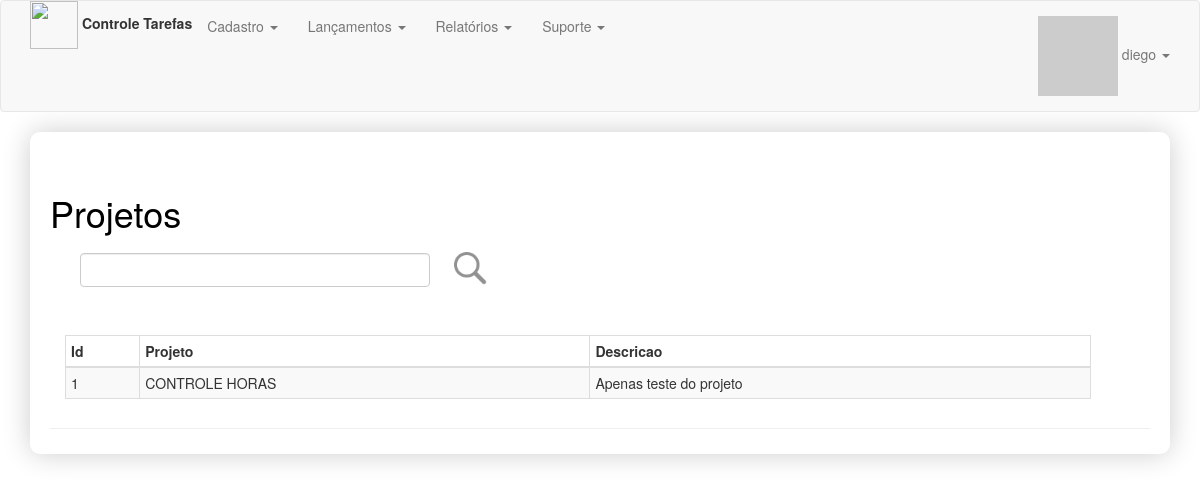
Page /admin/projetos/lista (signed in) on the committed database.
### app/models.py (models this page shows, shortened)
class User(UserMixin, db.Model):
    __tablename__ = 'users'
    id = db.Column(db.Integer, primary_key=True, autoincrement=True)
    email = db.Column(db.String(64), nullable=False, unique=True, index=True)
    username = db.Column(db.String(64), nullable=False, unique=True, index=True)
    is_admin = db.Column(db.Boolean)
    password_hash = db.Column(db.String(256))
    name = db.Column(db.String(64))
    location = db.Column(db.String(64))
    bio = db.Column(db.Text)
    member_since = db.Column(db.DateTime(), default=datetime.utcnow)
    avatar_hash = db.Column(db.String(256))
    talks = db.relationship('Talk', lazy='dynamic', backref='author')
    @property
    def password(self):
        raise AttributeError('password is not a readable attribute')
    def gravatar(self, size=100, default='identicon', rating='g'):
        if request.is_secure:
            url = 'https://secure.gravatar.com/avatar'
        else:
            url = 'http://www.gravatar.com/avatar'
        hash = self.avatar_hash or hashlib.md5(self.email.encode('utf-8')).hexdigest()
        return "{url}/{hash}?s={size}&d={default}&r={rating}".format(url=url, hash=hash, size=size, default=default, rating=rating)

class Projeto(db.Model):
    __tablename__= 'projeto'
    id = db.Column(db.Integer, primary_key=True, autoincrement=True)
    nome = db.Column(db.Text())
    cliente_id = db.Column(db.Integer, db.ForeignKey('clientes.id'))
    descricao = db.Column(db.Text())
    clientes = db.relationship('Cliente', backref="clientes", lazy=True)

### app/projetos/routes.py (the view)
@projetos.route('/lista', methods=['GET', 'POST'])
def projetoLista():
    if request.form.get('remover') == 'submitFiltro':
        filtro = request.form.get('txtFiltro')
        if filtro is None or filtro == "":
            projetoLista = Projeto.query.all()
        else:
            projetoLista = Projeto.query.filter(or_(Projeto.id.like('%' + filtro + '%'),
                                                    Projeto.nome.like('%' + filtro + '%')) |
                                                    Projeto.descricao.like('%' + filtro + '%'))
    else:
        projetoLista = Projeto.query.all()
    return render_template('projetos/projetosCadastroLista.html', projetoLista=projetoLista)

### app/models.py (called while the page is built)
@login_manager.user_loader
def load_user(user_id):
    return User.query.get(int(user_id))

### app/templates/projetos/projetosCadastroLista.html
{% extends "base.html" %}
{% block page_content %}
<div class="page-header" style="">
    <div class="container">
        <div class="row">
            <h1>Projetos</h1>
            <div class="col-sm-12">
                <form method="post" action="/admin/projetos/lista">
                    <div class="col-sm-4" style="padding-top:10px">
                        <input name="txtFiltro" class="form-control" type="text" title="filtro">
                    </div>
                    <input type="image" src="{{ url_for('static', filename='imagens/search.png') }}" width="48"
                           height="48" value="submitFiltro" name="submitFiltro">
                </form>
            </div>
        </div>
        <br/>
        <br/>
        <div class="table-responsive">
            <table class="table table-striped table-bordered table-hover table-condensed" style="width:90%">
                <thead class="thead-dark">
                <tr>
                    <th>Id</th>
                    <th>Projeto</th>
                    <th>Descricao</th>
                </tr>
                </thead>
                {% for projeto in projetoLista %}
                <tbody>
                <tr>
                    <td>{{projeto.id}}</td>
                    <td>{{projeto.nome}}</td>
                    <td>{{projeto.descricao}}</td>
                </tr>
                </tbody>
                {% endfor %}
            </table>
        </div>
    </div>
</div>
{% endblock %}

### app/templates/base.html (shortened to what this page needs)
{% extends "bootstrap/base.html" %}
{% block head %}
{{ super() }}
{% endblock %}
{% block styles %}
{{ super() }}
    <link rel="stylesheet" type="text/css" href="{{ url_for('static', filename='css/estilo.css') }}">
{% endblock %}
{% block navbar %}
<div class="navbar navbar-default" role="navigation">
    <div class="container">
        <div class="nav navbar-nav navbar-left">
           <img src="{{ url_for('static', filename='imagens/time.png') }}" width="48" height="48">
            <label>Controle Tarefas</label>
        </div>
        <ul class="nav navbar-nav">
            {% if ((current_user.is_authenticated) and (current_user.is_admin)) %}
            <li class="dropdown">
                <a class="dropdown-toggle" data-toggle="dropdown" href="#">Cadastro
                    <span class="caret"></span></a>
            </li>
            {% endif %}
            {% if (current_user.is_authenticated)%}
            <li class="dropdown">
            <a class="dropdown-toggle" data-toggle="dropdown" href="#">Lançamentos
                <span class="caret"></span></a>
            </li>
            <li class="dropdown">
                <a class="dropdown-toggle" data-toggle="dropdown" href="#">Relatórios
                    <span class="caret"></span></a>
            </li>
            <li class="dropdown">
                <a class="dropdown-toggle" data-toggle="dropdown" href="#">Suporte
                    <span class="caret"></span></a>
            </li>
            {% endif %}
        </ul>
        <ul class="nav navbar-nav navbar-right">
            {% if not current_user.is_authenticated %}
            <li><a href="{{ url_for('auth.login') }}">Login</a></li>
            {% else %}
            <li class="dropdown">
                <a href="#" class="dropdown-toggle" data-toggle="dropdown">
                    <img src="{{ current_user.gravatar(size=18) }}">
                    {{ current_user.username }}
                    <b class="caret"></b>
                </a>
            </li>
            {% endif %}
        </ul>
    </div>
</div>
{% endblock %}
{% block content %}
<div class="container">
    <div class="demo">
        {% block page_content %}{% endblock %}
    </div>
</div>
{% endblock %}

### app/static/css/estilo.css (style rules this page uses)
.demo { padding: 1px 20px 5px 20px; -webkit-box-shadow: 0px 0px 28px 0px rgba(0,0,0,0.2); box-shadow: 0px 0px 28px 0px rgba(0,0,0,0.2); border-radius: 10px; }
h1 { color: black; text-align: left; padding: 0px; }

### rows in the picture
User: username "diego"
Projeto: id "1", nome "CONTROLE HORAS", descricao "Apenas teste do projeto"
